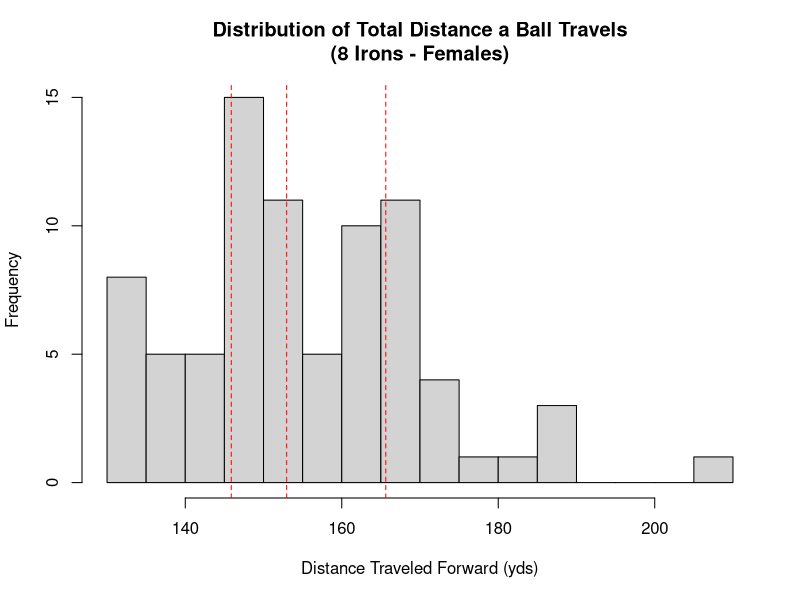
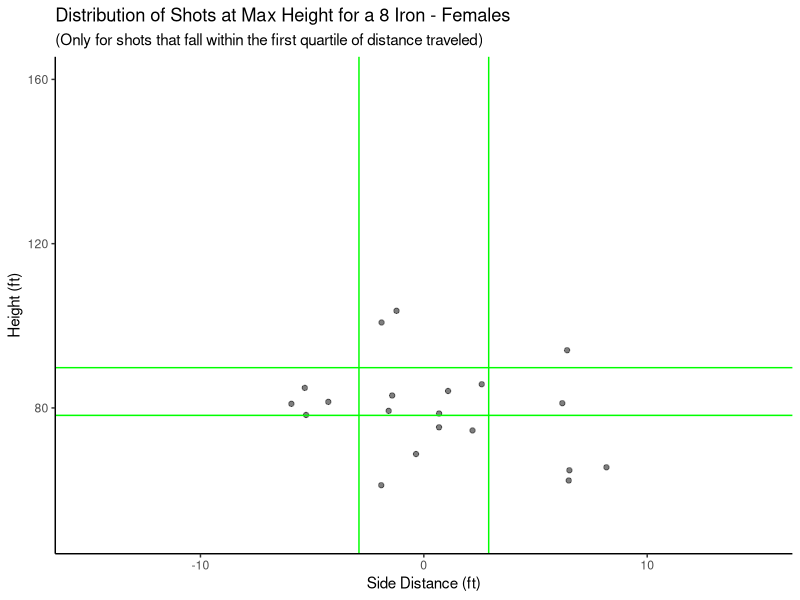
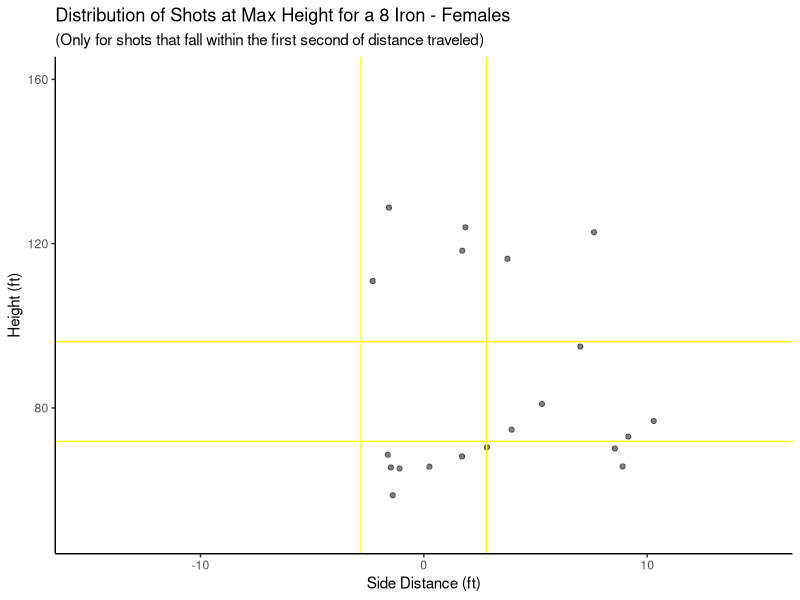
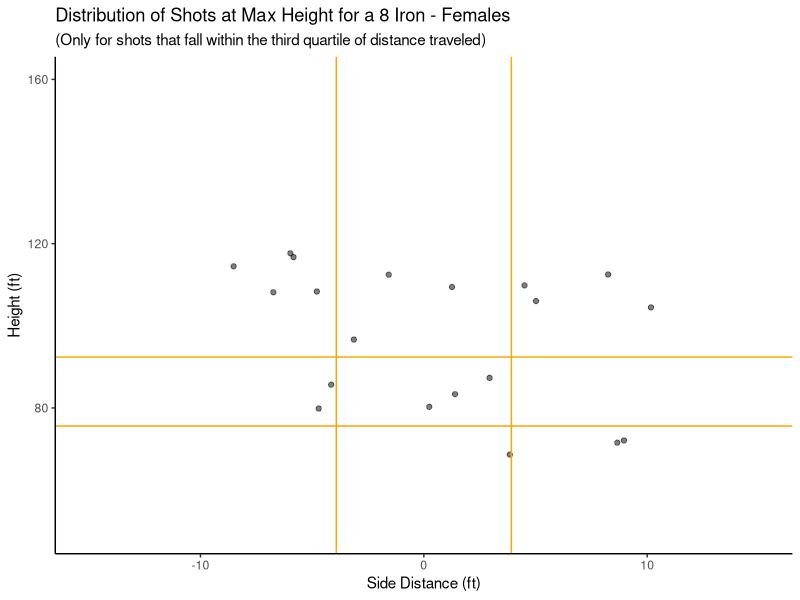
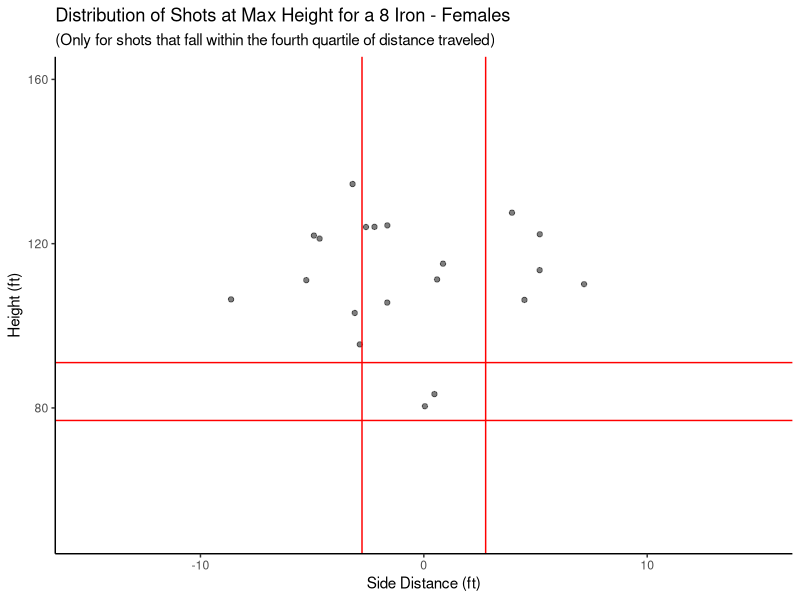
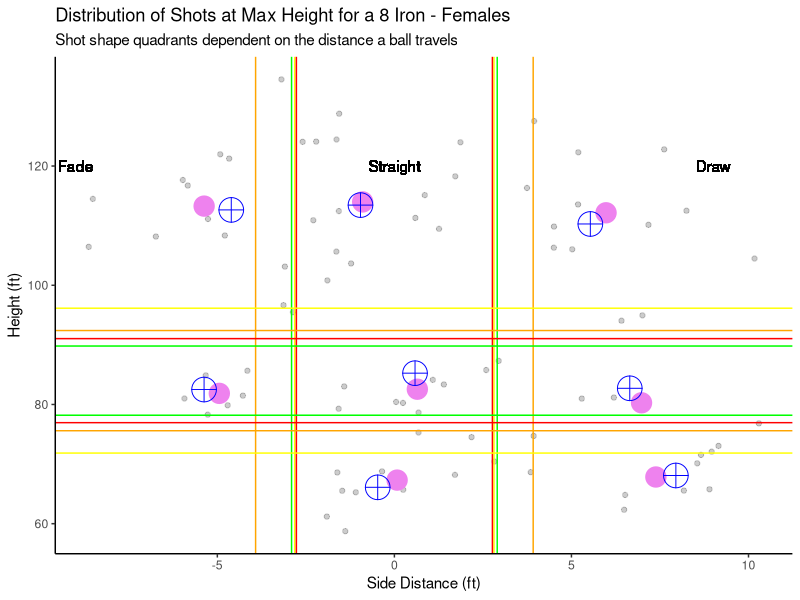

The R source for these figures, in order:
## ---- chunk 1
library(tidyverse)
library(mgcv)
library(gam)
library(kableExtra)
# load in data
df_st_club <- read_csv("Data Cleaning/Output Data/Cleaned_Standard_Clubs.csv")

# Filter df for only 8 Irons
df_8iron_lim <- filter(df_st_club, Club == "8 Iron" & Sex == "Female")
## ---- chunk 2
# Side model
iron_side_final <- gam::gam(`Max Height - Side` ~
                             gam::s(`Club Speed`) +
                             gam::s(`Attack Angle`) +
                             gam::s(`Swing Plane`) +
                             gam::s(`Face Angle`) +
                             gam::s(`Club Path`) +
                             gam::s(shaft_lean), data = df_8iron_lim)

# Height model
iron_height_final <- gam::gam(`Max Height - Height` ~
                               gam::s(`Club Speed`) + 
                               gam::s(`Attack Angle`) + 
                               gam::s(`Swing Plane`) + 
                               gam::s(`Face Angle`) + 
                               gam::s(`Club Path`) + 
                               gam::s(shaft_lean), data = df_8iron_lim)
## ---- chunk 3
# First distance quartile
q1_dist <- quantile(df_8iron_lim$`Est. Total Flat - Length`, 0.25)
# Second Distance quartile
median_dist <- quantile(df_8iron_lim$`Est. Total Flat - Length`, 0.50)
# Third Distance quartile
q3_dist <- quantile(df_8iron_lim$`Est. Total Flat - Length`, 0.75)

# 0-25% of data, divide height standard deviation by this
sd_divisor_side_1 <- 1.5
# 25-50% of data, divde height standard deviation by this
sd_divisor_side_2 <- 1.5
# 0-25% of data, divide height standard deviation by this
sd_divisor_side_3 <- 1.5
# 25-100% of data, divide height standard deviation by this
sd_divisor_side_4 <- 1.5

# 0-25% of data, divide height standard deviation by this
sd_divisor_height_1 <- 2
# 25-50% of data, divide height standard deviation by this
sd_divisor_height_2 <- 2
# 0-25% of data, divide height standard deviation by this
sd_divisor_height_3 <- 2
# 25-100% of data, divide height standard deviation by this
sd_divisor_height_4 <- 2
## ---- chunk 4
# Split for 8 Irons and fades by sign
df_8iron_lim$side_class_acc <- ifelse(df_8iron_lim$`Max Height - Side` > 0, "Draw", "Fade")

# Limit data to first quartile
df_8iron_lim_side1 <- filter(df_8iron_lim, `Est. Total Flat - Length` < q1_dist)
# Get standard deviation
sd_lim_side1 <- sd(df_8iron_lim_side1$`Max Height - Side`)

# Limit data to second quartile
df_8iron_lim_side2 <- filter(df_8iron_lim, `Est. Total Flat - Length` >= q1_dist)
df_8iron_lim_side2 <- filter(df_8iron_lim_side2, `Est. Total Flat - Length` < median_dist)
# Get standard deviation
sd_lim_side2 <- sd(df_8iron_lim_side2$`Max Height - Side`)

# Limit data to third quartile
df_8iron_lim_side3 <- filter(df_8iron_lim, `Est. Total Flat - Length` >= median_dist)
df_8iron_lim_side3 <- filter(df_8iron_lim_side3, `Est. Total Flat - Length` < q3_dist)
# Get standard deviation
sd_lim_side3 <- sd(df_8iron_lim_side3$`Max Height - Side`)

# Limit data to fourth quartile
df_8iron_lim_side4 <- filter(df_8iron_lim, `Est. Total Flat - Length` >= q3_dist)
# Get standard deviation
sd_lim_side4 <- sd(df_8iron_lim_side4$`Max Height - Side`)

# Classify straights
for (i in 1:nrow(df_8iron_lim)) {
  # Check to see if shot is in q1
  if (df_8iron_lim[i, "Est. Total Flat - Length"] < q1_dist) {
    # Classify as straight is criteria is met
    if (df_8iron_lim[i, "Max Height - Side"] < sd_lim_side1/sd_divisor_side_1 &
      df_8iron_lim[i, "Max Height - Side"] > -sd_lim_side1/sd_divisor_side_1) {
      # Accessing the 'side_class' column by name to assign "Straight"
      df_8iron_lim[i, "side_class_acc"] <- "Straight"
    }
    # Check to see if shot is in q2
  } else if (df_8iron_lim[i, "Est. Total Flat - Length"] < median_dist) {
    # Classify as straight is criteria is met
    if (df_8iron_lim[i, "Max Height - Side"] < sd_lim_side2/sd_divisor_side_2 &
      df_8iron_lim[i, "Max Height - Side"] > -sd_lim_side2/sd_divisor_side_2) {
      df_8iron_lim[i, "side_class_acc"] <- "Straight"
    }
    # Check to see if shot is in q3
  } else if (df_8iron_lim[i, "Est. Total Flat - Length"] < q3_dist) {
    # Classify as straight is criteria is met
    if (df_8iron_lim[i, "Max Height - Side"] < sd_lim_side3/sd_divisor_side_3 &
      df_8iron_lim[i, "Max Height - Side"] > -sd_lim_side3/sd_divisor_side_3) {
      df_8iron_lim[i, "side_class_acc"] <- "Straight"
    }
    # Check to see if shot is in q4
  } else {
    # Classify as straight is criteria is met
    if (df_8iron_lim[i, "Max Height - Side"] < sd_lim_side4/sd_divisor_side_4 &
      df_8iron_lim[i, "Max Height - Side"] > -sd_lim_side4/sd_divisor_side_4) {
      df_8iron_lim[i, "side_class_acc"] <- "Straight"
    }
  }
}
## ---- chunk 5
# Define height class variable
df_8iron_lim$height_class_acc <- "Medium"

# Limit data to first quartile
df_8iron_lim_height1 <- filter(df_8iron_lim, `Est. Total Flat - Length` < q1_dist)
# Get mean and standard deviation
mean_lim_height1 <- mean(df_8iron_lim_height1$`Max Height - Height`)
mean_lim_height1 <- 84
sd_lim_height1 <- sd(df_8iron_lim_height1$`Max Height - Height`)

# Limit data to second quartile
df_8iron_lim_height2 <- filter(df_8iron_lim, `Est. Total Flat - Length` >= q1_dist)
df_8iron_lim_height2 <- filter(df_8iron_lim_height2, `Est. Total Flat - Length` < median_dist)
# Get mean and standard deviation
mean_lim_height2 <- mean(df_8iron_lim_height2$`Max Height - Height`)
mean_lim_height2 <- 84
sd_lim_height2 <- sd(df_8iron_lim_height2$`Max Height - Height`)

# Limit data to third quartile
df_8iron_lim_height3 <- filter(df_8iron_lim, `Est. Total Flat - Length` >= median_dist)
df_8iron_lim_height3 <- filter(df_8iron_lim_height3, `Est. Total Flat - Length` < q3_dist)
# Get mean and standard deviation
mean_lim_height3 <- mean(df_8iron_lim_height3$`Max Height - Height`)
mean_lim_height3 <- 84
sd_lim_height3 <- sd(df_8iron_lim_height3$`Max Height - Height`)

# Limit data to fourth quartile
df_8iron_lim_height4 <- filter(df_8iron_lim, `Est. Total Flat - Length` >= q3_dist)
# Get mean and standard deviation
mean_lim_height4 <- mean(df_8iron_lim_height4$`Max Height - Height`)
mean_lim_height4 <- 84
sd_lim_height4 <- sd(df_8iron_lim_height4$`Max Height - Height`)

# Classify height
for (i in 1:nrow(df_8iron_lim)) {
  # Check if shot is in distance q1
  if (df_8iron_lim[i, "Est. Total Flat - Length"] < q1_dist) {
    # Classify as high/low/medium based on criteria
    if (df_8iron_lim[i, "Max Height - Height"] > (mean_lim_height1 + sd_lim_height1 / sd_divisor_height_1)) {
      df_8iron_lim[i, "height_class_acc"] <- "High"
    }
    if (df_8iron_lim[i, "Max Height - Height"] < (mean_lim_height1 - sd_lim_height1 / sd_divisor_height_1)) {
      df_8iron_lim[i, "height_class_acc"] <- "Low"
    }
    # Check if shot is in distance q1
  } else if (df_8iron_lim[i, "Est. Total Flat - Length"] < median_dist) {
    # Classify as high/low/medium based on criteria
    if (df_8iron_lim[i, "Max Height - Height"] > (mean_lim_height2 + sd_lim_height2 / sd_divisor_height_2)) {
      df_8iron_lim[i, "height_class_acc"] <- "High"
    }
    if (df_8iron_lim[i, "Max Height - Height"] < (mean_lim_height2 - sd_lim_height2 / sd_divisor_height_2)) {
      df_8iron_lim[i, "height_class_acc"] <- "Low"
    }
    # Check if shot is in distance q1
  } else if (df_8iron_lim[i, "Est. Total Flat - Length"] < q3_dist) {
    # Classify as high/low/medium based on criteria
    if (df_8iron_lim[i, "Max Height - Height"] > (mean_lim_height3 + sd_lim_height3 / sd_divisor_height_3)) {
      df_8iron_lim[i, "height_class_acc"] <- "High"
    }
    if (df_8iron_lim[i, "Max Height - Height"] < (mean_lim_height3 - sd_lim_height3 / sd_divisor_height_3)) {
      df_8iron_lim[i, "height_class_acc"] <- "Low"
    }
    # Check if shot is in distance q1
  } else {
    # Classify as high/low/medium based on criteria
    if (df_8iron_lim[i, "Max Height - Height"] > (mean_lim_height4 + sd_lim_height4 / sd_divisor_height_4)) {
      df_8iron_lim[i, "height_class_acc"] <- "High"
    }
    if (df_8iron_lim[i, "Max Height - Height"] < (mean_lim_height4 - sd_lim_height4 / sd_divisor_height_4)) {
      df_8iron_lim[i, "height_class_acc"] <- "Low"
    }
  }
}
## ---- chunk 6
hist(df_8iron_lim$`Est. Total Flat - Length`, breaks=25, main="Distribution of Total Distance a Ball Travels\n(8 Irons - Females)", xlab = "Distance Traveled Forward (yds)", col="lightgrey")
abline(v = q1_dist, col="red", lty= 2)
abline(v = median_dist, col="red",lty= 2)
abline(v = q3_dist, col="red",lty= 2)
## ---- chunk 7
# Create a data frame template to keep ideal parameters inclusive of intervals
df_ideal_8iron <- data.frame(
  Club = character(),
  Height_Class = character(),
  Side_Class = character(),
  Sex = character(),
  Club_Path_Angle = double(),
  Lie_Angle = double(),
  Attack_Angle = double(),
  Club_Speed = double(),
  Shaft_Lean = double(),
  Face_Angle = double(),
  Data_Points = numeric(),
  CPA_LB = double(),
  CPA_UB = double(),
  LA_LB = double(),
  LA_UB = double(),
  AA_LB = double(),
  AA_UB = double(),
  CS_LB = double(),
  CS_UB = double(),
  SL_LB = double(),
  SL_UB = double(),
  FA_LB = double(),
  FA_UB = double()
)

# Lists for shot shapes
heights <- c("High", "Medium", "Low")
sides <- c("Draw", "Straight", "Fade")

# Variable for row iterator
row <- 1

# Loop though each shot shape combination
for (height in heights) {
  for (side in sides) {
    # Filter to only specific shot shape
    shot_shape_df <- filter(df_8iron_lim, side_class_acc == side & height_class_acc == height)

    # Store club and shot shape
    df_ideal_8iron[row, "Club"] <- "8 Iron"
    df_ideal_8iron[row, "Height_Class"] <- height
    df_ideal_8iron[row, "Side_Class"] <- side
    df_ideal_8iron[row, "Sex"] <- "Female"

    # Get ideal parameters from medians
    df_ideal_8iron[row, "Club_Path_Angle"] <- median(shot_shape_df$`Club Path`)
    df_ideal_8iron[row, "Lie_Angle"] <- median(shot_shape_df$`Swing Plane`)
    df_ideal_8iron[row, "Attack_Angle"] <- mean(shot_shape_df$`Attack Angle`)
    df_ideal_8iron[row, "Club_Speed"] <- mean(shot_shape_df$`Club Speed`)
    df_ideal_8iron[row, "Shaft_Lean"] <- mean(shot_shape_df$shaft_lean)
    df_ideal_8iron[row, "Face_Angle"] <- mean(shot_shape_df$`Face Angle`)
    df_ideal_8iron[row, "Data_Points"] <- nrow(shot_shape_df)
    
    # Inital standard deviations are zero
    sd_cpa = 0
    sd_la = 0
    sd_aa = 0
    sd_cs = 0
    sd_sl = 0
    sd_fa = 0
    
    # Check to make sure there is enough data for a bound
    if (nrow(shot_shape_df) > 1) {
        # Find standard deviation of each CHP
        sd_cpa = sd(shot_shape_df$`Club Path`)
        sd_la = sd(shot_shape_df$`Swing Plane`)
        sd_aa = sd(shot_shape_df$`Attack Angle`)
        sd_cs = sd(shot_shape_df$`Club Speed`)
        sd_sl = sd(shot_shape_df$shaft_lean)
        sd_fa = sd(shot_shape_df$`Face Angle`)
    }
    
    # Find lower bound for each parameter by subtracting a fraction of sd
    df_ideal_8iron[row, "CPA_LB"] <- median(shot_shape_df$`Club Path`) - (sd_cpa/16)
    df_ideal_8iron[row, "LA_LB"] <- median(shot_shape_df$`Swing Plane`) - (sd_la/16)
    df_ideal_8iron[row, "AA_LB"] <- mean(shot_shape_df$`Attack Angle`) - (sd_aa/16)
    df_ideal_8iron[row, "CS_LB"] <- mean(shot_shape_df$`Club Speed`) - (sd_cs/16)
    df_ideal_8iron[row, "SL_LB"] <- mean(shot_shape_df$shaft_lean) - (sd_sl/16)
    df_ideal_8iron[row, "FA_LB"] <- mean(shot_shape_df$`Face Angle`) - (sd_fa/16)
    
    # Find upper bound for each parameter by adding a fraction of sd
    df_ideal_8iron[row, "CPA_UB"] <- median(shot_shape_df$`Club Path`) + (sd_cpa/16)
    df_ideal_8iron[row, "LA_UB"] <- median(shot_shape_df$`Swing Plane`) + (sd_la/16)
    df_ideal_8iron[row, "AA_UB"] <- mean(shot_shape_df$`Attack Angle`) + (sd_aa/16)
    df_ideal_8iron[row, "CS_UB"] <- mean(shot_shape_df$`Club Speed`) + (sd_cs/16)
    df_ideal_8iron[row, "SL_UB"] <- mean(shot_shape_df$shaft_lean) + (sd_sl/16)
    df_ideal_8iron[row, "FA_UB"] <- mean(shot_shape_df$`Face Angle`) + (sd_fa/16)
    
    
    # Iterate to next row
    row <- row + 1
  }
}
## ---- chunk 8
# Create dummy data frame that matches with visualization
df_ideal_8iron_mutated <- df_ideal_8iron
colnames(df_ideal_8iron_mutated) <- c("Club", "Height_Class", "Side_Class", "Sex",
  "Club Path", "Swing Plane", "Attack Angle",
  "Club Speed", "shaft_lean", "Face Angle")

# Get predictions from moedls
side_preds <- predict(iron_side_final, df_ideal_8iron_mutated)
height_preds <- predict(iron_height_final, df_ideal_8iron_mutated)

# Data frame with predicted spot in air
predictions_quad <- data.frame(side_preds, height_preds)

# Get side means for each shot shape
side_mean <- c(
    mean(filter(df_8iron_lim, side_class_acc == "Draw" & height_class_acc == "High")$`Max Height - Side`),
    mean(filter(df_8iron_lim, side_class_acc == "Straight" & height_class_acc == "High")$`Max Height - Side`),
    mean(filter(df_8iron_lim, side_class_acc == "Fade" & height_class_acc == "High")$`Max Height - Side`),
    mean(filter(df_8iron_lim, side_class_acc == "Draw" & height_class_acc == "Medium")$`Max Height - Side`),
    mean(filter(df_8iron_lim, side_class_acc == "Straight" & height_class_acc == "Medium")$`Max Height - Side`),
    mean(filter(df_8iron_lim, side_class_acc == "Fade" & height_class_acc == "Medium")$`Max Height - Side`),
    mean(filter(df_8iron_lim, side_class_acc == "Draw" & height_class_acc == "Low")$`Max Height - Side`),
    mean(filter(df_8iron_lim, side_class_acc == "Straight" & height_class_acc == "Low")$`Max Height - Side`),
    mean(filter(df_8iron_lim, side_class_acc == "Fade" & height_class_acc == "Low")$`Max Height - Side`)
              )

# Get height means for each shot shape
height_mean <- c(
    mean(filter(df_8iron_lim, side_class_acc == "Draw" & height_class_acc == "High")$`Max Height - Height`),
    mean(filter(df_8iron_lim, side_class_acc == "Straight" & height_class_acc == "High")$`Max Height - Height`),
    mean(filter(df_8iron_lim, side_class_acc == "Fade" & height_class_acc == "High")$`Max Height - Height`),
    mean(filter(df_8iron_lim, side_class_acc == "Draw" & height_class_acc == "Medium")$`Max Height - Height`),
    mean(filter(df_8iron_lim, side_class_acc == "Straight" & height_class_acc == "Medium")$`Max Height - Height`),
    mean(filter(df_8iron_lim, side_class_acc == "Fade" & height_class_acc == "Medium")$`Max Height - Height`),
    mean(filter(df_8iron_lim, side_class_acc == "Draw" & height_class_acc == "Low")$`Max Height - Height`),
    mean(filter(df_8iron_lim, side_class_acc == "Straight" & height_class_acc == "Low")$`Max Height - Height`),
    mean(filter(df_8iron_lim, side_class_acc == "Fade" & height_class_acc == "Low")$`Max Height - Height`)
              )

shot_shape <- c("High Draw", "High Straight", "High Fade",
                "Medium Draw", "Medium Straight", "Medium Fade",
                "Low Draw", "Low Straight", "Low Fade")

# Put means in dataframe
means_quad <- data.frame(side_mean, height_mean)

par(mfrow = c(2, 2))
# Visualize q1 quadrants
ggplot(df_8iron_lim_height1, aes(x = `Max Height - Side`, y = `Max Height - Height`)) +
    ylim(50,160) +
    xlim(-15,15) +
  geom_point(alpha = 0.5) +
  geom_vline(aes(xintercept = -sd_lim_side1/sd_divisor_side_1), col = "green") +
  geom_vline(aes(xintercept = sd_lim_side1/sd_divisor_side_1), col = "green")+
  geom_hline(aes(yintercept = (mean_lim_height1 + sd_lim_height1 / sd_divisor_height_1)), col = "green") +
  geom_hline(aes(yintercept = (mean_lim_height1 - sd_lim_height1 / sd_divisor_height_1)), col = "green") +
  theme(
    panel.grid.major = element_blank(), panel.grid.minor = element_blank(),
    panel.background = element_blank(), axis.line = element_line(colour = "black")
  ) +
  labs(
    title = "Distribution of Shots at Max Height for a 8 Iron - Females",
    subtitle = "(Only for shots that fall within the first quartile of distance traveled)",
    y = "Height (ft)",
    x = "Side Distance (ft)"
  )

# Visualize q2 quadrants
ggplot(df_8iron_lim_height2, aes(x = `Max Height - Side`, y = `Max Height - Height`)) +
    ylim(50,160) +
    xlim(-15,15) +
  geom_point(alpha = 0.5) +
  geom_vline(aes(xintercept = -sd_lim_side2/sd_divisor_side_2), col = "yellow") +
  geom_vline(aes(xintercept = sd_lim_side2/sd_divisor_side_2), col = "yellow")+
  geom_hline(aes(yintercept = (mean_lim_height2 + sd_lim_height2 / sd_divisor_height_2)), col = "yellow") +
  geom_hline(aes(yintercept = (mean_lim_height2 - sd_lim_height2 / sd_divisor_height_2)), col = "yellow") +
  theme(
    panel.grid.major = element_blank(), panel.grid.minor = element_blank(),
    panel.background = element_blank(), axis.line = element_line(colour = "black")
  ) +
  labs(
    title = "Distribution of Shots at Max Height for a 8 Iron - Females",
    subtitle = "(Only for shots that fall within the first second of distance traveled)",
    y = "Height (ft)",
    x = "Side Distance (ft)"
  )

# Visualize q2 quadrants
ggplot(df_8iron_lim_height3, aes(x = `Max Height - Side`, y = `Max Height - Height`)) +
    ylim(50,160) +
    xlim(-15,15) +
  geom_point(alpha = 0.5) +
  geom_vline(aes(xintercept = -sd_lim_side3/sd_divisor_side_3), col = "orange") +
  geom_vline(aes(xintercept = sd_lim_side3/sd_divisor_side_3), col = "orange")+
  geom_hline(aes(yintercept = (mean_lim_height3 + sd_lim_height3 / sd_divisor_height_3)), col = "orange") +
  geom_hline(aes(yintercept = (mean_lim_height3 - sd_lim_height3 / sd_divisor_height_3)), col = "orange") +
  theme(
    panel.grid.major = element_blank(), panel.grid.minor = element_blank(),
    panel.background = element_blank(), axis.line = element_line(colour = "black")
  ) +
  labs(
    title = "Distribution of Shots at Max Height for a 8 Iron - Females",
    subtitle = "(Only for shots that fall within the third quartile of distance traveled)",
    y = "Height (ft)",
    x = "Side Distance (ft)"
  )


# Visualize q4 quadrants
ggplot(df_8iron_lim_height4, aes(x = `Max Height - Side`, y = `Max Height - Height`)) +
    ylim(50,160) +
    xlim(-15,15) +
  geom_point(alpha = 0.5) +
  geom_vline(aes(xintercept = -sd_lim_side4/sd_divisor_side_4), col = "red") +
  geom_vline(aes(xintercept = sd_lim_side4/sd_divisor_side_4), col = "red")+
  geom_hline(aes(yintercept = (mean_lim_height4 + sd_lim_height4 / sd_divisor_height_4)), col = "red") +
  geom_hline(aes(yintercept = (mean_lim_height4 - sd_lim_height4 / sd_divisor_height_4)), col = "red") +
  theme(
    panel.grid.major = element_blank(), panel.grid.minor = element_blank(),
    panel.background = element_blank(), axis.line = element_line(colour = "black")
  ) +
  labs(
    title = "Distribution of Shots at Max Height for a 8 Iron - Females",
    subtitle = "(Only for shots that fall within the fourth quartile of distance traveled)",
    y = "Height (ft)",
    x = "Side Distance (ft)"
  )

# Visualize all quadrants with the parameters landing via model
ggplot(df_8iron_lim, aes(x = `Max Height - Side`, y = `Max Height - Height`)) +
  geom_point(alpha = 0.2) +
  geom_vline(aes(xintercept = -sd_lim_side1/sd_divisor_side_1), col = "green") +
  geom_vline(aes(xintercept = sd_lim_side1/sd_divisor_side_1), col = "green") +
  geom_vline(aes(xintercept = -sd_lim_side2/sd_divisor_side_2), col = "yellow") +
  geom_vline(aes(xintercept = sd_lim_side2/sd_divisor_side_2), col = "yellow") +
  geom_vline(aes(xintercept = -sd_lim_side3/sd_divisor_side_3), col = "orange") +
  geom_vline(aes(xintercept = sd_lim_side3/sd_divisor_side_3), col = "orange") +
  geom_vline(aes(xintercept = -sd_lim_side4/sd_divisor_side_4), col = "red") +
  geom_vline(aes(xintercept = sd_lim_side4/sd_divisor_side_4), col = "red") +
  geom_hline(aes(yintercept = (mean_lim_height1 + sd_lim_height1 / sd_divisor_height_1)), col = "green") +
  geom_hline(aes(yintercept = (mean_lim_height1 - sd_lim_height1 / sd_divisor_height_1)), col = "green") +
  geom_hline(aes(yintercept = (mean_lim_height2 + sd_lim_height2 / sd_divisor_height_2)), col = "yellow") +
  geom_hline(aes(yintercept = (mean_lim_height2 - sd_lim_height2 / sd_divisor_height_2)), col = "yellow") +
  geom_hline(aes(yintercept = (mean_lim_height3 + sd_lim_height3 / sd_divisor_height_3)), col = "orange") +
  geom_hline(aes(yintercept = (mean_lim_height3 - sd_lim_height3 / sd_divisor_height_3)), col = "orange") +
  geom_hline(aes(yintercept = (mean_lim_height4 + sd_lim_height4 / sd_divisor_height_4)), col = "red") +
  geom_hline(aes(yintercept = (mean_lim_height4 - sd_lim_height4 / sd_divisor_height_4)), col = "red") +
  labs(
    title = "Distribution of Shots at Max Height for a 8 Iron - Females",
    subtitle = "Shot shape quadrants dependent on the distance a ball travels",
    y = "Height (ft)",
    x = "Side Distance (ft)"
  ) +
    geom_text(x = -9, y = 120, label = "Fade") +
    geom_text(x = 0, y = 120, label = "Straight") +
    geom_text(x = 9, y = 120, label = "Draw") +
  theme(
    panel.grid.major = element_blank(), panel.grid.minor = element_blank(),
    panel.background = element_blank(), axis.line = element_line(colour = "black")
  ) +
  geom_point(data = means_quad, aes(x = side_mean, y = height_mean), color = "violet", pch=20, size=10) +
  geom_point(data = predictions_quad, aes(x = side_preds, y = height_preds), color = "blue", pch=10, size=8)
## ---- chunk 9
# Dummy df for sharing table
df_ideal_8iron_female_sharable <- data.frame(
  Club = df_ideal_8iron$Club,
  Shot_Shape = paste(df_ideal_8iron$Height_Class, df_ideal_8iron$Side_Class),
  Sex = df_ideal_8iron$Sex,
  Club_Path_Angle = df_ideal_8iron$Club_Path_Angle,
  CPA_LB = df_ideal_8iron$CPA_LB,
  CPA_UB = df_ideal_8iron$CPA_UB,
  Lie_Angle = df_ideal_8iron$Lie_Angle,
  LA_LB = df_ideal_8iron$LA_LB,
  LA_UB = df_ideal_8iron$LA_UB,
  Attack_Angle = df_ideal_8iron$Attack_Angle,
  AA_LB = df_ideal_8iron$AA_LB,
  AA_UB = df_ideal_8iron$AA_UB,
  Club_Speed = df_ideal_8iron$Club_Speed,
  CS_LB = df_ideal_8iron$CS_LB,
  CS_UB = df_ideal_8iron$CS_UB,
  Shaft_Lean = df_ideal_8iron$Shaft_Lean,
  SL_LB = df_ideal_8iron$SL_LB,
  SL_UB = df_ideal_8iron$SL_UB,
  Face_Angle = df_ideal_8iron$Face_Angle,
  FA_LB = df_ideal_8iron$FA_LB,
  FA_UB = df_ideal_8iron$FA_UB,
  Data_Points = df_ideal_8iron$Data_Points
)

# Output kable
kable(df_ideal_8iron_female_sharable, escape = TRUE, caption = "Ideal Parameter Estimates for 8 Iron From Centers of Actual Data (Females)") %>%
  kable_styling(latex_options = "hold_position")
